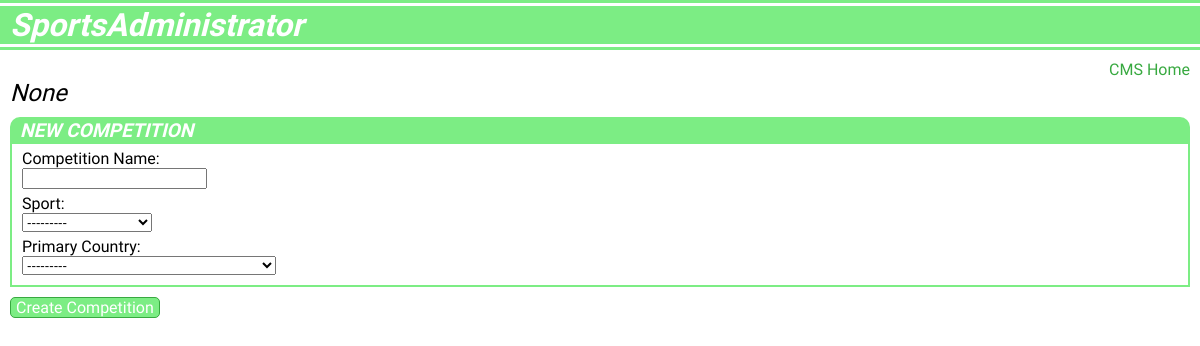
Page /cms/competitions/new/ (signed in) on the earlier database version.
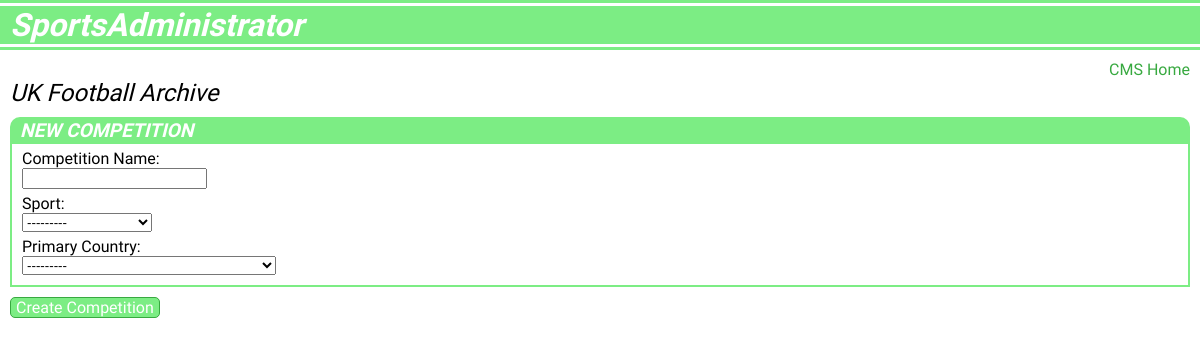
Same page on the later database version.
### users/models.py (models this page shows, shortened)
class User(AbstractUser):
    objects = UserManager()
    organisation = models.CharField(max_length=50, blank=True, null=True)
    site_name = models.CharField(max_length=50, blank=True, null=True)
    site_type = models.CharField(max_length=25, choices=SITE_OPTIONS, blank=True, null=True)
    primary_color = models.CharField(max_length=10, blank=True, null=True, default="#ffffff")
    secondary_color = models.CharField(max_length=10, blank=True, null=True, default="#ffffff")
    primary_text = models.CharField(max_length=10, blank=True, null=True, default="#000000")
    secondary_text = models.CharField(max_length=10, blank=True, null=True, default="#000000")

### cms/views.py (the view)
# urls.py: path('cms/competitions/new/', cms_views.new_competition, name='new_competition'),
@login_required(login_url='/login/')
def new_competition(request):
    user = request.user
    if request.method == 'POST':
        form = NewCompetitionForm(request.POST, request.FILES)
        if form.is_valid():
            form.save()
            messages.success(request, 'Competition has been created.')
            return redirect(reverse('cms_home'))
        else:
            messages.error(request, 'Sorry, we were unable to create the competition. Please try again.')
    else:
        form = NewCompetitionForm()
    args = {
        'user': user,
        'form': form,
        'button_text': 'Create Competition'
    }
    args.update(csrf(request))
    return render(request, 'new_competition.html', args)

### cms/forms.py
class NewCompetitionForm(forms.ModelForm):
    class Meta:
        model = Competition
        fields = ['name', 'sport', 'country']
        labels = {
            'name': 'Competition Name',
            'sport': 'Sport',
            'country': 'Primary Country',
        }

### data/models.py (called while the page is built)
    def __str__(self):
        return self.name

    def __str__(self):
        return self.name

### cms/templates/new_competition.html (shortened to what this page needs)
{% extends "cmsbase.html" %}
{% block page %}
    <div class="breadcrumbs">
        <a class="nav-link" href="{% url 'cms_home' %}">CMS Home</a>
    </div>
    <div class="page-header">
        {{ user.site_name }}
    </div>
    <form id="default-form" enctype="multipart/form-data" role="form" method="post">
        <div class="cms-header">
            NEW COMPETITION
        </div>
        <div class="cms-details">
            {{ form.as_ul }}
        </div>
        <button class="cms-button" type="submit">{{ button_text }}</button>
    </form>
{% endblock %}

Differences in the rows shown:
changed User: site_name "None" → "UK Football Archive"
